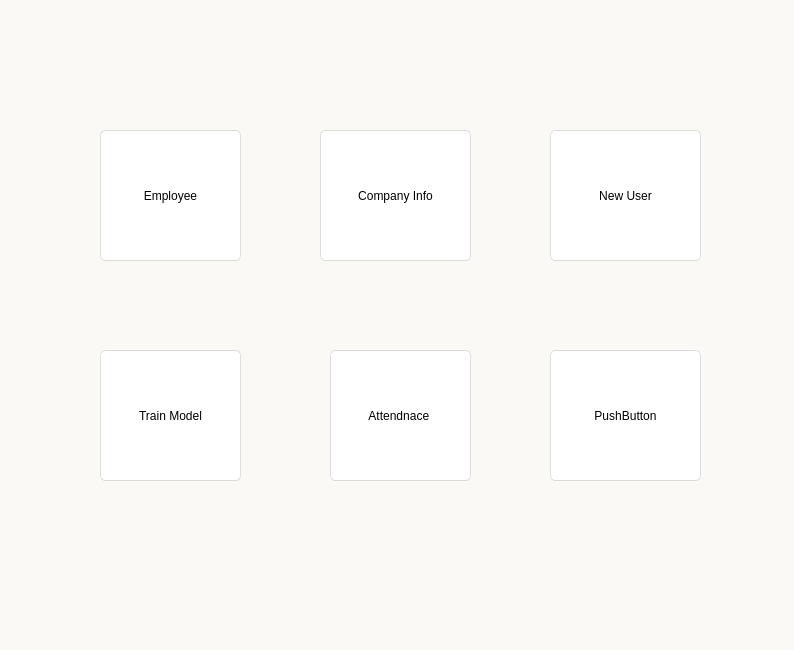
<?xml version="1.0" encoding="UTF-8"?>
<ui version="4.0">
 <class>MainWindow</class>
 <widget class="QWidget" name="MainWindow">
  <property name="geometry">
   <rect>
    <x>0</x>
    <y>0</y>
    <width>794</width>
    <height>650</height>
   </rect>
  </property>
  <property name="windowTitle">
   <string>Form</string>
  </property>
  <property name="styleSheet">
   <string notr="true">background:rgb(250, 249, 246)
</string>
  </property>
  <widget class="QPushButton" name="employee_btn">
   <property name="geometry">
    <rect>
     <x>100</x>
     <y>130</y>
     <width>141</width>
     <height>131</height>
    </rect>
   </property>
   <property name="styleSheet">
    <string notr="true">QPushButton{
	font: 25 18pt &quot;Bahnschrift Light&quot;;
	border-style: solid;
	border-top-color: qlineargradient(spread:pad, x1:0.5, y1:1, x2:0.5, y2:0, stop:0 rgb(215, 215, 215), stop:1 rgb(222, 222, 222));
	border-right-color: qlineargradient(spread:pad, x1:0, y1:0.5, x2:1, y2:0.5, stop:0 rgb(217, 217, 217), stop:1 rgb(227, 227, 227));
	border-left-color: qlineargradient(spread:pad, x1:0, y1:0.5, x2:1, y2:0.5, stop:0 rgb(227, 227, 227), stop:1 rgb(217, 217, 217));
	border-bottom-color: qlineargradient(spread:pad, x1:0.5, y1:1, x2:0.5, y2:0, stop:0 rgb(215, 215, 215), stop:1 rgb(222, 222, 222));
	border-width: 1px;
	border-radius: 5px;
	color: rgb(0,0,0);
	padding: 2px;
	background-color: rgb(255,255,255);
}
QPushButton:hover{
	border-style: solid;
	border-top-color: qlineargradient(spread:pad, x1:0.5, y1:1, x2:0.5, y2:0, stop:0 rgb(195, 195, 195), stop:1 rgb(222, 222, 222));
	border-right-color: qlineargradient(spread:pad, x1:0, y1:0.5, x2:1, y2:0.5, stop:0 rgb(197, 197, 197), stop:1 rgb(227, 227, 227));
	border-left-color: qlineargradient(spread:pad, x1:0, y1:0.5, x2:1, y2:0.5, stop:0 rgb(227, 227, 227), stop:1 rgb(197, 197, 197));
	border-bottom-color: qlineargradient(spread:pad, x1:0.5, y1:1, x2:0.5, y2:0, stop:0 rgb(195, 195, 195), stop:1 rgb(222, 222, 222));
	border-width: 1px;
	border-radius: 5px;
	color: rgb(0,0,0);
	padding: 2px;
	background-color: rgb(255,255,255);
}
QPushButton:pressed{
	border-style: solid;
	border-top-color: qlineargradient(spread:pad, x1:0.5, y1:1, x2:0.5, y2:0, stop:0 rgb(215, 215, 215), stop:1 rgb(222, 222, 222));
	border-right-color: qlineargradient(spread:pad, x1:0, y1:0.5, x2:1, y2:0.5, stop:0 rgb(217, 217, 217), stop:1 rgb(227, 227, 227));
	border-left-color: qlineargradient(spread:pad, x1:0, y1:0.5, x2:1, y2:0.5, stop:0 rgb(227, 227, 227), stop:1 rgb(217, 217, 217));
	border-bottom-color: qlineargradient(spread:pad, x1:0.5, y1:1, x2:0.5, y2:0, stop:0 rgb(215, 215, 215), stop:1 rgb(222, 222, 222));
	border-width: 1px;
	border-radius: 5px;
	color: rgb(0,0,0);
	padding: 2px;
	background-color: rgb(142,142,142);
}
QPushButton:disabled{
	border-style: solid;
	border-top-color: qlineargradient(spread:pad, x1:0.5, y1:1, x2:0.5, y2:0, stop:0 rgb(215, 215, 215), stop:1 rgb(222, 222, 222));
	border-right-color: qlineargradient(spread:pad, x1:0, y1:0.5, x2:1, y2:0.5, stop:0 rgb(217, 217, 217), stop:1 rgb(227, 227, 227));
	border-left-color: qlineargradient(spread:pad, x1:0, y1:0.5, x2:1, y2:0.5, stop:0 rgb(227, 227, 227), stop:1 rgb(217, 217, 217));
	border-bottom-color: qlineargradient(spread:pad, x1:0.5, y1:1, x2:0.5, y2:0, stop:0 rgb(215, 215, 215), stop:1 rgb(222, 222, 222));
	border-width: 1px;
	border-radius: 5px;
	color: #808086;
	padding: 2px;
	background-color: rgb(142,142,142);
}</string>
   </property>
   <property name="text">
    <string>Employee</string>
   </property>
  </widget>
  <widget class="QPushButton" name="att_btn">
   <property name="geometry">
    <rect>
     <x>330</x>
     <y>350</y>
     <width>141</width>
     <height>131</height>
    </rect>
   </property>
   <property name="styleSheet">
    <string notr="true">QPushButton{
	font: 25 18pt &quot;Bahnschrift Light&quot;;
	border-style: solid;
	border-top-color: qlineargradient(spread:pad, x1:0.5, y1:1, x2:0.5, y2:0, stop:0 rgb(215, 215, 215), stop:1 rgb(222, 222, 222));
	border-right-color: qlineargradient(spread:pad, x1:0, y1:0.5, x2:1, y2:0.5, stop:0 rgb(217, 217, 217), stop:1 rgb(227, 227, 227));
	border-left-color: qlineargradient(spread:pad, x1:0, y1:0.5, x2:1, y2:0.5, stop:0 rgb(227, 227, 227), stop:1 rgb(217, 217, 217));
	border-bottom-color: qlineargradient(spread:pad, x1:0.5, y1:1, x2:0.5, y2:0, stop:0 rgb(215, 215, 215), stop:1 rgb(222, 222, 222));
	border-width: 1px;
	border-radius: 5px;
	color: rgb(0,0,0);
	padding: 2px;
	background-color: rgb(255,255,255);
}
QPushButton:hover{
	border-style: solid;
	border-top-color: qlineargradient(spread:pad, x1:0.5, y1:1, x2:0.5, y2:0, stop:0 rgb(195, 195, 195), stop:1 rgb(222, 222, 222));
	border-right-color: qlineargradient(spread:pad, x1:0, y1:0.5, x2:1, y2:0.5, stop:0 rgb(197, 197, 197), stop:1 rgb(227, 227, 227));
	border-left-color: qlineargradient(spread:pad, x1:0, y1:0.5, x2:1, y2:0.5, stop:0 rgb(227, 227, 227), stop:1 rgb(197, 197, 197));
	border-bottom-color: qlineargradient(spread:pad, x1:0.5, y1:1, x2:0.5, y2:0, stop:0 rgb(195, 195, 195), stop:1 rgb(222, 222, 222));
	border-width: 1px;
	border-radius: 5px;
	color: rgb(0,0,0);
	padding: 2px;
	background-color: rgb(255,255,255);
}
QPushButton:pressed{
	border-style: solid;
	border-top-color: qlineargradient(spread:pad, x1:0.5, y1:1, x2:0.5, y2:0, stop:0 rgb(215, 215, 215), stop:1 rgb(222, 222, 222));
	border-right-color: qlineargradient(spread:pad, x1:0, y1:0.5, x2:1, y2:0.5, stop:0 rgb(217, 217, 217), stop:1 rgb(227, 227, 227));
	border-left-color: qlineargradient(spread:pad, x1:0, y1:0.5, x2:1, y2:0.5, stop:0 rgb(227, 227, 227), stop:1 rgb(217, 217, 217));
	border-bottom-color: qlineargradient(spread:pad, x1:0.5, y1:1, x2:0.5, y2:0, stop:0 rgb(215, 215, 215), stop:1 rgb(222, 222, 222));
	border-width: 1px;
	border-radius: 5px;
	color: rgb(0,0,0);
	padding: 2px;
	background-color: rgb(142,142,142);
}
QPushButton:disabled{
	border-style: solid;
	border-top-color: qlineargradient(spread:pad, x1:0.5, y1:1, x2:0.5, y2:0, stop:0 rgb(215, 215, 215), stop:1 rgb(222, 222, 222));
	border-right-color: qlineargradient(spread:pad, x1:0, y1:0.5, x2:1, y2:0.5, stop:0 rgb(217, 217, 217), stop:1 rgb(227, 227, 227));
	border-left-color: qlineargradient(spread:pad, x1:0, y1:0.5, x2:1, y2:0.5, stop:0 rgb(227, 227, 227), stop:1 rgb(217, 217, 217));
	border-bottom-color: qlineargradient(spread:pad, x1:0.5, y1:1, x2:0.5, y2:0, stop:0 rgb(215, 215, 215), stop:1 rgb(222, 222, 222));
	border-width: 1px;
	border-radius: 5px;
	color: #808086;
	padding: 2px;
	background-color: rgb(142,142,142);
}</string>
   </property>
   <property name="text">
    <string>Attendnace </string>
   </property>
  </widget>
  <widget class="QPushButton" name="train_btn">
   <property name="geometry">
    <rect>
     <x>100</x>
     <y>350</y>
     <width>141</width>
     <height>131</height>
    </rect>
   </property>
   <property name="styleSheet">
    <string notr="true">QPushButton{
	font: 25 18pt &quot;Bahnschrift Light&quot;;
	border-style: solid;
	border-top-color: qlineargradient(spread:pad, x1:0.5, y1:1, x2:0.5, y2:0, stop:0 rgb(215, 215, 215), stop:1 rgb(222, 222, 222));
	border-right-color: qlineargradient(spread:pad, x1:0, y1:0.5, x2:1, y2:0.5, stop:0 rgb(217, 217, 217), stop:1 rgb(227, 227, 227));
	border-left-color: qlineargradient(spread:pad, x1:0, y1:0.5, x2:1, y2:0.5, stop:0 rgb(227, 227, 227), stop:1 rgb(217, 217, 217));
	border-bottom-color: qlineargradient(spread:pad, x1:0.5, y1:1, x2:0.5, y2:0, stop:0 rgb(215, 215, 215), stop:1 rgb(222, 222, 222));
	border-width: 1px;
	border-radius: 5px;
	color: rgb(0,0,0);
	padding: 2px;
	background-color: rgb(255,255,255);
}
QPushButton:hover{
	border-style: solid;
	border-top-color: qlineargradient(spread:pad, x1:0.5, y1:1, x2:0.5, y2:0, stop:0 rgb(195, 195, 195), stop:1 rgb(222, 222, 222));
	border-right-color: qlineargradient(spread:pad, x1:0, y1:0.5, x2:1, y2:0.5, stop:0 rgb(197, 197, 197), stop:1 rgb(227, 227, 227));
	border-left-color: qlineargradient(spread:pad, x1:0, y1:0.5, x2:1, y2:0.5, stop:0 rgb(227, 227, 227), stop:1 rgb(197, 197, 197));
	border-bottom-color: qlineargradient(spread:pad, x1:0.5, y1:1, x2:0.5, y2:0, stop:0 rgb(195, 195, 195), stop:1 rgb(222, 222, 222));
	border-width: 1px;
	border-radius: 5px;
	color: rgb(0,0,0);
	padding: 2px;
	background-color: rgb(255,255,255);
}
QPushButton:pressed{
	border-style: solid;
	border-top-color: qlineargradient(spread:pad, x1:0.5, y1:1, x2:0.5, y2:0, stop:0 rgb(215, 215, 215), stop:1 rgb(222, 222, 222));
	border-right-color: qlineargradient(spread:pad, x1:0, y1:0.5, x2:1, y2:0.5, stop:0 rgb(217, 217, 217), stop:1 rgb(227, 227, 227));
	border-left-color: qlineargradient(spread:pad, x1:0, y1:0.5, x2:1, y2:0.5, stop:0 rgb(227, 227, 227), stop:1 rgb(217, 217, 217));
	border-bottom-color: qlineargradient(spread:pad, x1:0.5, y1:1, x2:0.5, y2:0, stop:0 rgb(215, 215, 215), stop:1 rgb(222, 222, 222));
	border-width: 1px;
	border-radius: 5px;
	color: rgb(0,0,0);
	padding: 2px;
	background-color: rgb(142,142,142);
}
QPushButton:disabled{
	border-style: solid;
	border-top-color: qlineargradient(spread:pad, x1:0.5, y1:1, x2:0.5, y2:0, stop:0 rgb(215, 215, 215), stop:1 rgb(222, 222, 222));
	border-right-color: qlineargradient(spread:pad, x1:0, y1:0.5, x2:1, y2:0.5, stop:0 rgb(217, 217, 217), stop:1 rgb(227, 227, 227));
	border-left-color: qlineargradient(spread:pad, x1:0, y1:0.5, x2:1, y2:0.5, stop:0 rgb(227, 227, 227), stop:1 rgb(217, 217, 217));
	border-bottom-color: qlineargradient(spread:pad, x1:0.5, y1:1, x2:0.5, y2:0, stop:0 rgb(215, 215, 215), stop:1 rgb(222, 222, 222));
	border-width: 1px;
	border-radius: 5px;
	color: #808086;
	padding: 2px;
	background-color: rgb(142,142,142);
}</string>
   </property>
   <property name="text">
    <string>Train Model</string>
   </property>
  </widget>
  <widget class="QPushButton" name="comp_btn">
   <property name="geometry">
    <rect>
     <x>320</x>
     <y>130</y>
     <width>151</width>
     <height>131</height>
    </rect>
   </property>
   <property name="styleSheet">
    <string notr="true">QPushButton{
	font: 25 18pt &quot;Bahnschrift Light&quot;;
	border-style: solid;
	border-top-color: qlineargradient(spread:pad, x1:0.5, y1:1, x2:0.5, y2:0, stop:0 rgb(215, 215, 215), stop:1 rgb(222, 222, 222));
	border-right-color: qlineargradient(spread:pad, x1:0, y1:0.5, x2:1, y2:0.5, stop:0 rgb(217, 217, 217), stop:1 rgb(227, 227, 227));
	border-left-color: qlineargradient(spread:pad, x1:0, y1:0.5, x2:1, y2:0.5, stop:0 rgb(227, 227, 227), stop:1 rgb(217, 217, 217));
	border-bottom-color: qlineargradient(spread:pad, x1:0.5, y1:1, x2:0.5, y2:0, stop:0 rgb(215, 215, 215), stop:1 rgb(222, 222, 222));
	border-width: 1px;
	border-radius: 5px;
	color: rgb(0,0,0);
	padding: 2px;
	background-color: rgb(255,255,255);
}
QPushButton:hover{
	border-style: solid;
	border-top-color: qlineargradient(spread:pad, x1:0.5, y1:1, x2:0.5, y2:0, stop:0 rgb(195, 195, 195), stop:1 rgb(222, 222, 222));
	border-right-color: qlineargradient(spread:pad, x1:0, y1:0.5, x2:1, y2:0.5, stop:0 rgb(197, 197, 197), stop:1 rgb(227, 227, 227));
	border-left-color: qlineargradient(spread:pad, x1:0, y1:0.5, x2:1, y2:0.5, stop:0 rgb(227, 227, 227), stop:1 rgb(197, 197, 197));
	border-bottom-color: qlineargradient(spread:pad, x1:0.5, y1:1, x2:0.5, y2:0, stop:0 rgb(195, 195, 195), stop:1 rgb(222, 222, 222));
	border-width: 1px;
	border-radius: 5px;
	color: rgb(0,0,0);
	padding: 2px;
	background-color: rgb(255,255,255);
}
QPushButton:pressed{
	border-style: solid;
	border-top-color: qlineargradient(spread:pad, x1:0.5, y1:1, x2:0.5, y2:0, stop:0 rgb(215, 215, 215), stop:1 rgb(222, 222, 222));
	border-right-color: qlineargradient(spread:pad, x1:0, y1:0.5, x2:1, y2:0.5, stop:0 rgb(217, 217, 217), stop:1 rgb(227, 227, 227));
	border-left-color: qlineargradient(spread:pad, x1:0, y1:0.5, x2:1, y2:0.5, stop:0 rgb(227, 227, 227), stop:1 rgb(217, 217, 217));
	border-bottom-color: qlineargradient(spread:pad, x1:0.5, y1:1, x2:0.5, y2:0, stop:0 rgb(215, 215, 215), stop:1 rgb(222, 222, 222));
	border-width: 1px;
	border-radius: 5px;
	color: rgb(0,0,0);
	padding: 2px;
	background-color: rgb(142,142,142);
}
QPushButton:disabled{
	border-style: solid;
	border-top-color: qlineargradient(spread:pad, x1:0.5, y1:1, x2:0.5, y2:0, stop:0 rgb(215, 215, 215), stop:1 rgb(222, 222, 222));
	border-right-color: qlineargradient(spread:pad, x1:0, y1:0.5, x2:1, y2:0.5, stop:0 rgb(217, 217, 217), stop:1 rgb(227, 227, 227));
	border-left-color: qlineargradient(spread:pad, x1:0, y1:0.5, x2:1, y2:0.5, stop:0 rgb(227, 227, 227), stop:1 rgb(217, 217, 217));
	border-bottom-color: qlineargradient(spread:pad, x1:0.5, y1:1, x2:0.5, y2:0, stop:0 rgb(215, 215, 215), stop:1 rgb(222, 222, 222));
	border-width: 1px;
	border-radius: 5px;
	color: #808086;
	padding: 2px;
	background-color: rgb(142,142,142);
}</string>
   </property>
   <property name="text">
    <string>Company Info</string>
   </property>
  </widget>
  <widget class="QPushButton" name="nuser_btn">
   <property name="geometry">
    <rect>
     <x>550</x>
     <y>130</y>
     <width>151</width>
     <height>131</height>
    </rect>
   </property>
   <property name="styleSheet">
    <string notr="true">QPushButton{
	font: 25 18pt &quot;Bahnschrift Light&quot;;
	border-style: solid;
	border-top-color: qlineargradient(spread:pad, x1:0.5, y1:1, x2:0.5, y2:0, stop:0 rgb(215, 215, 215), stop:1 rgb(222, 222, 222));
	border-right-color: qlineargradient(spread:pad, x1:0, y1:0.5, x2:1, y2:0.5, stop:0 rgb(217, 217, 217), stop:1 rgb(227, 227, 227));
	border-left-color: qlineargradient(spread:pad, x1:0, y1:0.5, x2:1, y2:0.5, stop:0 rgb(227, 227, 227), stop:1 rgb(217, 217, 217));
	border-bottom-color: qlineargradient(spread:pad, x1:0.5, y1:1, x2:0.5, y2:0, stop:0 rgb(215, 215, 215), stop:1 rgb(222, 222, 222));
	border-width: 1px;
	border-radius: 5px;
	color: rgb(0,0,0);
	padding: 2px;
	background-color: rgb(255,255,255);
}
QPushButton:hover{
	border-style: solid;
	border-top-color: qlineargradient(spread:pad, x1:0.5, y1:1, x2:0.5, y2:0, stop:0 rgb(195, 195, 195), stop:1 rgb(222, 222, 222));
	border-right-color: qlineargradient(spread:pad, x1:0, y1:0.5, x2:1, y2:0.5, stop:0 rgb(197, 197, 197), stop:1 rgb(227, 227, 227));
	border-left-color: qlineargradient(spread:pad, x1:0, y1:0.5, x2:1, y2:0.5, stop:0 rgb(227, 227, 227), stop:1 rgb(197, 197, 197));
	border-bottom-color: qlineargradient(spread:pad, x1:0.5, y1:1, x2:0.5, y2:0, stop:0 rgb(195, 195, 195), stop:1 rgb(222, 222, 222));
	border-width: 1px;
	border-radius: 5px;
	color: rgb(0,0,0);
	padding: 2px;
	background-color: rgb(255,255,255);
}
QPushButton:pressed{
	border-style: solid;
	border-top-color: qlineargradient(spread:pad, x1:0.5, y1:1, x2:0.5, y2:0, stop:0 rgb(215, 215, 215), stop:1 rgb(222, 222, 222));
	border-right-color: qlineargradient(spread:pad, x1:0, y1:0.5, x2:1, y2:0.5, stop:0 rgb(217, 217, 217), stop:1 rgb(227, 227, 227));
	border-left-color: qlineargradient(spread:pad, x1:0, y1:0.5, x2:1, y2:0.5, stop:0 rgb(227, 227, 227), stop:1 rgb(217, 217, 217));
	border-bottom-color: qlineargradient(spread:pad, x1:0.5, y1:1, x2:0.5, y2:0, stop:0 rgb(215, 215, 215), stop:1 rgb(222, 222, 222));
	border-width: 1px;
	border-radius: 5px;
	color: rgb(0,0,0);
	padding: 2px;
	background-color: rgb(142,142,142);
}
QPushButton:disabled{
	border-style: solid;
	border-top-color: qlineargradient(spread:pad, x1:0.5, y1:1, x2:0.5, y2:0, stop:0 rgb(215, 215, 215), stop:1 rgb(222, 222, 222));
	border-right-color: qlineargradient(spread:pad, x1:0, y1:0.5, x2:1, y2:0.5, stop:0 rgb(217, 217, 217), stop:1 rgb(227, 227, 227));
	border-left-color: qlineargradient(spread:pad, x1:0, y1:0.5, x2:1, y2:0.5, stop:0 rgb(227, 227, 227), stop:1 rgb(217, 217, 217));
	border-bottom-color: qlineargradient(spread:pad, x1:0.5, y1:1, x2:0.5, y2:0, stop:0 rgb(215, 215, 215), stop:1 rgb(222, 222, 222));
	border-width: 1px;
	border-radius: 5px;
	color: #808086;
	padding: 2px;
	background-color: rgb(142,142,142);
}</string>
   </property>
   <property name="text">
    <string>New User</string>
   </property>
  </widget>
  <widget class="QPushButton" name="pushButton">
   <property name="geometry">
    <rect>
     <x>550</x>
     <y>350</y>
     <width>151</width>
     <height>131</height>
    </rect>
   </property>
   <property name="styleSheet">
    <string notr="true">QPushButton{
	font: 25 18pt &quot;Bahnschrift Light&quot;;
	border-style: solid;
	border-top-color: qlineargradient(spread:pad, x1:0.5, y1:1, x2:0.5, y2:0, stop:0 rgb(215, 215, 215), stop:1 rgb(222, 222, 222));
	border-right-color: qlineargradient(spread:pad, x1:0, y1:0.5, x2:1, y2:0.5, stop:0 rgb(217, 217, 217), stop:1 rgb(227, 227, 227));
	border-left-color: qlineargradient(spread:pad, x1:0, y1:0.5, x2:1, y2:0.5, stop:0 rgb(227, 227, 227), stop:1 rgb(217, 217, 217));
	border-bottom-color: qlineargradient(spread:pad, x1:0.5, y1:1, x2:0.5, y2:0, stop:0 rgb(215, 215, 215), stop:1 rgb(222, 222, 222));
	border-width: 1px;
	border-radius: 5px;
	color: rgb(0,0,0);
	padding: 2px;
	background-color: rgb(255,255,255);
}
QPushButton:hover{
	border-style: solid;
	border-top-color: qlineargradient(spread:pad, x1:0.5, y1:1, x2:0.5, y2:0, stop:0 rgb(195, 195, 195), stop:1 rgb(222, 222, 222));
	border-right-color: qlineargradient(spread:pad, x1:0, y1:0.5, x2:1, y2:0.5, stop:0 rgb(197, 197, 197), stop:1 rgb(227, 227, 227));
	border-left-color: qlineargradient(spread:pad, x1:0, y1:0.5, x2:1, y2:0.5, stop:0 rgb(227, 227, 227), stop:1 rgb(197, 197, 197));
	border-bottom-color: qlineargradient(spread:pad, x1:0.5, y1:1, x2:0.5, y2:0, stop:0 rgb(195, 195, 195), stop:1 rgb(222, 222, 222));
	border-width: 1px;
	border-radius: 5px;
	color: rgb(0,0,0);
	padding: 2px;
	background-color: rgb(255,255,255);
}
QPushButton:pressed{
	border-style: solid;
	border-top-color: qlineargradient(spread:pad, x1:0.5, y1:1, x2:0.5, y2:0, stop:0 rgb(215, 215, 215), stop:1 rgb(222, 222, 222));
	border-right-color: qlineargradient(spread:pad, x1:0, y1:0.5, x2:1, y2:0.5, stop:0 rgb(217, 217, 217), stop:1 rgb(227, 227, 227));
	border-left-color: qlineargradient(spread:pad, x1:0, y1:0.5, x2:1, y2:0.5, stop:0 rgb(227, 227, 227), stop:1 rgb(217, 217, 217));
	border-bottom-color: qlineargradient(spread:pad, x1:0.5, y1:1, x2:0.5, y2:0, stop:0 rgb(215, 215, 215), stop:1 rgb(222, 222, 222));
	border-width: 1px;
	border-radius: 5px;
	color: rgb(0,0,0);
	padding: 2px;
	background-color: rgb(142,142,142);
}
QPushButton:disabled{
	border-style: solid;
	border-top-color: qlineargradient(spread:pad, x1:0.5, y1:1, x2:0.5, y2:0, stop:0 rgb(215, 215, 215), stop:1 rgb(222, 222, 222));
	border-right-color: qlineargradient(spread:pad, x1:0, y1:0.5, x2:1, y2:0.5, stop:0 rgb(217, 217, 217), stop:1 rgb(227, 227, 227));
	border-left-color: qlineargradient(spread:pad, x1:0, y1:0.5, x2:1, y2:0.5, stop:0 rgb(227, 227, 227), stop:1 rgb(217, 217, 217));
	border-bottom-color: qlineargradient(spread:pad, x1:0.5, y1:1, x2:0.5, y2:0, stop:0 rgb(215, 215, 215), stop:1 rgb(222, 222, 222));
	border-width: 1px;
	border-radius: 5px;
	color: #808086;
	padding: 2px;
	background-color: rgb(142,142,142);
}</string>
   </property>
   <property name="text">
    <string>PushButton</string>
   </property>
  </widget>
 </widget>
 <resources>
  <include location="../img.qrc"/>
 </resources>
 <connections/>
</ui>
